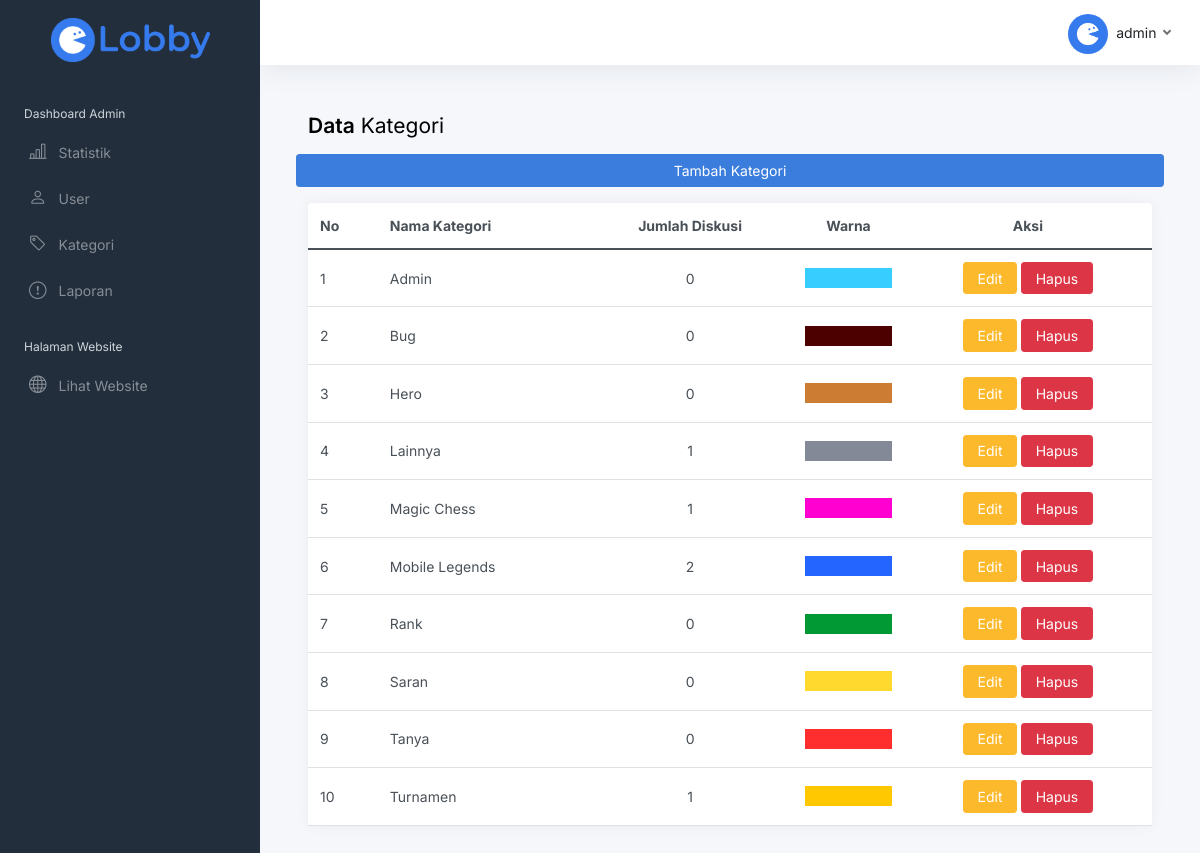
Page /admin/datakategori.php (signed in) on the committed database.
### tables this page shows
CREATE TABLE `account` (
  `username` varchar(50) NOT NULL,
  `password` varchar(100) NOT NULL,
  `nama` varchar(100) NOT NULL,
  `gender` enum('Laki-Laki','Perempuan') DEFAULT NULL,
  `bio` varchar(250) DEFAULT NULL,
  `photo` varchar(9999) DEFAULT NULL,
  `dibuat` date DEFAULT NULL,
  `blokir` date DEFAULT NULL,
  `akses` enum('admin','user','blokir') NOT NULL,
  PRIMARY KEY (`username`)
);

CREATE TABLE `kategori` (
  `id` int(11) NOT NULL AUTO_INCREMENT,
  `nama_kategori` varchar(50) DEFAULT NULL,
  `warna` varchar(10) DEFAULT NULL,
  PRIMARY KEY (`id`)
);

### admin/datakategori.php (the view, shortened to what this page needs)
<?php
include "../config.php";
$username = $_SESSION['user_log'];
?>
<!DOCTYPE html>
<html lang="en">
<?php
include "php/head.php";
?>
<body>
    <div class="wrapper">
        <?php
        include "php/sidebar.php";
        ?>
        <div class="main">
            <?php
            include "php/navbar.php";
            ?>
            <main class="content">
                <div class="container-fluid p-0">
                    <h1 class="h3 mb-3"><strong>Data</strong> Kategori</h1>
                    <div class="row">
                        <a class="btn btn-primary mb-3" data-bs-toggle="modal" data-bs-target="#tambahModal">Tambah Kategori</a>
                        <div class="col-12 col-lg-12 col-xxl-12 d-flex">
                            <div class="card flex-fill">
                                <table class="table table-hover my-0 table-admin">
                                    <thead>
                                        <tr>
                                            <th>No</th>
                                            <th class="d-none d-xl-table-cell">Nama Kategori</th>
                                            <th class="d-none d-xl-table-cell text-center">Jumlah Diskusi</th>
                                            <th class="d-none d-md-table-cell text-center">Warna</th>
                                            <th class="d-none d-md-table-cell text-center">Aksi</th>
                                        </tr>
                                    </thead>
                                    <tbody>
                                        <?php
                                        $i = 0;
                                        $kategori = mysqli_query(
                                            $conn,
                                            "SELECT * FROM kategori ORDER BY nama_kategori"
                                        );
                                        while ($data = mysqli_fetch_array($kategori)) {
                                            $i++;
                                            $id_kat = $data['id'];
                                            $jmlkategori = mysqli_query(
                                                $conn,
                                                "SELECT COUNT(kategori) AS jmlPost FROM post WHERE kategori = '$id_kat'"
                                            );
                                            $datakat = mysqli_fetch_array($jmlkategori);
                                        ?>
                                            <tr>
                                                <td><?php echo $i ?></td>
                                                <td class="d-none d-xl-table-cell"><?php echo $data['nama_kategori'] ?></td>
                                                <td class="d-none d-md-table-cell text-center">
                                                    <?php echo $datakat['jmlPost']; ?>
                                                </td>
                                                <td>
                                                    <div class="text-center" style="background-color: <?php echo $data['warna']; ?>;width:100%;height:20px;">
                                                    </div>
                                                </td>
                                                <td class="text-center">
                                                    <a class="btn btn-warning" data-bs-toggle="modal" data-bs-target="#editModal<?php echo $data['id']; ?>">Edit</a>
                                                    <a class="btn btn-danger" href="delete_kategori.php?id=<?php echo $data['id']; ?>">Hapus</a>
                                                </td>
                                            </tr>
                                        <?php
                                        }
                                        ?>
                                    </tbody>
                                </table>
                            </div>
                        </div>
                    </div>
                </div>
            </main>
        </div>
    </div>
</body>

### admin/php/navbar.php (shortened to what this page needs)
<nav class="navbar navbar-expand navbar-light navbar-bg">
    <div class="navbar-collapse collapse">
        <ul class="navbar-nav navbar-align">
            <?php
            if ($_SESSION['user_log'] != NULL) {
                $login = mysqli_query($conn, "SELECT * FROM account WHERE username = '$username'");
                while ($row = mysqli_fetch_array($login)) {
                    $userimg = $row["photo"];
                    if ($userimg == NULL) {
                        $userimg = "default_image.png";
                    }
            ?>
                    <li class="nav-item dropdown">
                        <a class="nav-link dropdown-toggle d-none d-sm-inline-block" data-bs-toggle="dropdown">
                            <img src="img/user/<?php echo $userimg; ?>" class="avatar img-fluid rounded-circle  me-1" alt="<?php echo $row["username"]; ?>" /> <span class="text-dark"><?php echo $row["username"]; ?></span>
                        </a>
                    </li>
                <?php
                }
            }
            ?>
        </ul>
    </div>
</nav>

### rows in the picture
account: username (placeholder picture), username "admin"
kategori: nama_kategori "Admin", jmlPost "0"
kategori: nama_kategori "Bug", jmlPost "0"
kategori: nama_kategori "Hero", jmlPost "0"
kategori: nama_kategori "Lainnya", jmlPost "1"
kategori: nama_kategori "Magic Chess", jmlPost "1"
kategori: nama_kategori "Mobile Legends", jmlPost "2"
kategori: nama_kategori "Rank", jmlPost "0"
kategori: nama_kategori "Saran", jmlPost "0"
kategori: nama_kategori "Tanya", jmlPost "0"
kategori: nama_kategori "Turnamen", jmlPost "1"
